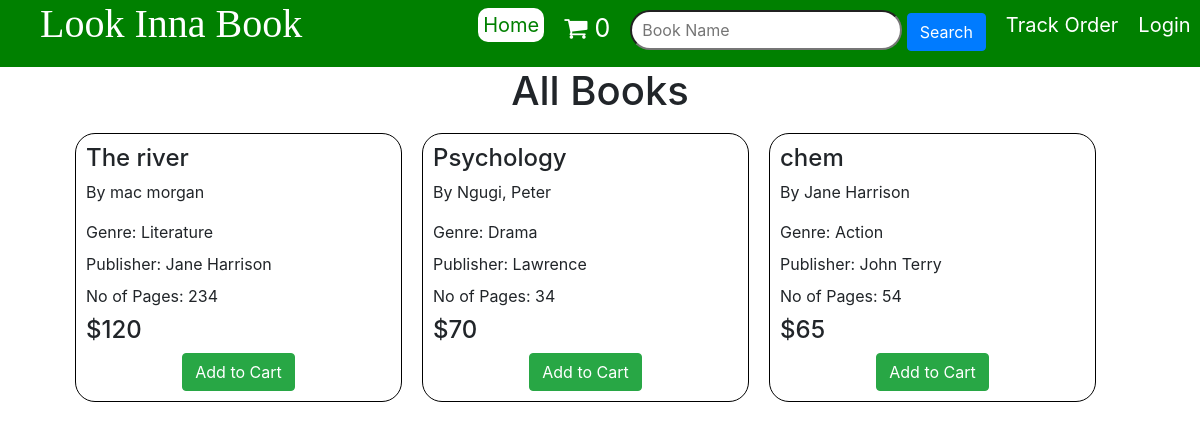
The page /bookstore/home.php on the database its author committed.
### tables this page shows
CREATE TABLE `book` (
  `isbn` varchar(250) NOT NULL,
  `name` varchar(250) NOT NULL,
  `authors` varchar(255) NOT NULL,
  `genres` varchar(250) NOT NULL,
  `publisher_id` varchar(250) NOT NULL,
  `no_of_pages` varchar(100) NOT NULL,
  `b_price` varchar(100) NOT NULL,
  `price` varchar(100) NOT NULL,
  `quantity` varchar(100) NOT NULL,
  `publisher_share` varchar(100) NOT NULL
);

CREATE TABLE `publisher` (
  `publisher_id` varchar(100) NOT NULL,
  `name` varchar(250) NOT NULL,
  `email` varchar(255) NOT NULL,
  `address` text NOT NULL,
  `phone` varchar(250) NOT NULL,
  `banking_account` varchar(250) NOT NULL
);

### bookstore/home.php (the view, shortened to what this page needs)
<?php
	include 'config.php';
	if (isset($_POST['search'])) {
		$book_searched = "%".$_POST['book_searched']."%";
		$query  = "SELECT * FROM book WHERE name LIKE '".$book_searched."'";
	}else{
		$query  = "SELECT * FROM book";
	}
	$output = '';
	$statement = $db->prepare($query);
    if ($statement->execute()) {
        $result = $statement->fetchAll();
        foreach ($result as $row) {
        	$output .= '
                <div class="book">
					<h4>'.$row["name"].'</h4>
					<p>By '.$row["authors"].'</p>
					<label>Genre: '.$row["genres"].'</label><br>
					<label>Publisher: '.getPublisher($row["publisher_id"]).'</label><br>
					<label>No of Pages: '.$row["no_of_pages"].'</label>
					<h4>$'.$row["price"].'</h4>
					<form method="post" action="home.php">
						<input type="hidden" name="isbn" value="'.$row["isbn"].'"/>
						<input type="hidden" name="name" value="'.$row["name"].'"/>
						<input type="hidden" name="price" value="'.$row["price"].'"/>
						<center><input type="submit" class="btn btn-success" name="add_to_cart" value="Add to Cart"></center>
					</form>
				</div>';
        }
    }
    function getPublisher($publisher_id){
    	include 'config.php';
        $stmt  = $con->prepare("SELECT name FROM publisher WHERE publisher_id = ? limit 1");
		$stmt->bind_param("s", $publisher_id);
        $stmt->execute();
        $result = $stmt->get_result();
        $publisher = "";
        if ($result->num_rows > 0) {
            $row = $result->fetch_assoc();
            $publisher = $row["name"];
        }
        return $publisher;
    }
?>
<!DOCTYPE html>
<html>
<head>
	<link href="https://stackpath.bootstrapcdn.com/bootstrap/4.4.1/css/bootstrap.min.css" rel="stylesheet">
	<link rel="stylesheet" type="text/css" href="https://cdnjs.cloudflare.com/ajax/libs/font-awesome/4.7.0/css/font-awesome.min.css">
</head>
<body>
	<div class="header">
		<h1>Look Inna Book</h1>
		<ul>
			<li><a href="home.php" class="active">Home</a></li>
			<li><a id="shopping_cart" href="shopping_cart.php"><i id="cart_icon" class="fa fa-shopping-cart" aria-hidden="true"></i><span id="cart_items">
				<?php
					if (isset($_SESSION["shopping_cart"])) {
						echo count($_SESSION["shopping_cart"]);
					}else{
						echo "0";
					}
				?>
			</span></a></li>
			<form method="post" action="home.php" id="form_search">
				<input type="text" id="search_entry" name="book_searched" placeholder="Book Name" required>
				<input type="submit" class="btn btn-primary" name="search" value="Search">
			</form>
			<li><a href="track_order.php">Track Order</a></li>
			<li><a href="index.php">Login</a></li>
		</ul>
	</div>
	<div class="container">
		<center><h1>All Books</h1></center>
		<div class="books">
			<?php echo $output; ?>
		</div>
	</div>
</body>
</html>

### bookstore/home.php (style rules this page uses)
.header { display: flex; background: green; padding-left: 40px; }
.header h1 { font-family: cursive; color: white; }
.header ul { display: flex; margin-top: 10px; margin-left: 10%; }
.header ul li { list-style: none; margin-left: 20px; }
.active { background: white; color: green; padding: 5px; border-radius: 10px; }
a { font-size: 20px; color: white; text-decoration: none; }
.books { margin-left: 20px; display: flex; flex-flow: wrap; }
.book { width: 30%; border: 1px solid black; padding: 10px; border-radius: 20px; margin: 10px; }
#shopping_cart { font-size: 25px; }
#form_search { margin-left: 20px; }
#search_entry { height: 40px; border-radius: 20px; padding: 10px; }

### rows shown on the page
book: name "The river", authors "mac morgan", genres "Literature", publisher.name "Jane Harrison", no_of_pages "234", price "120"
book: name "Psychology", authors "Ngugi, Peter", genres "Drama", publisher.name "Lawrence", no_of_pages "34", price "70"
book: name "chem", authors "Jane Harrison", genres "Action", publisher.name "John Terry", no_of_pages "54", price "65"
